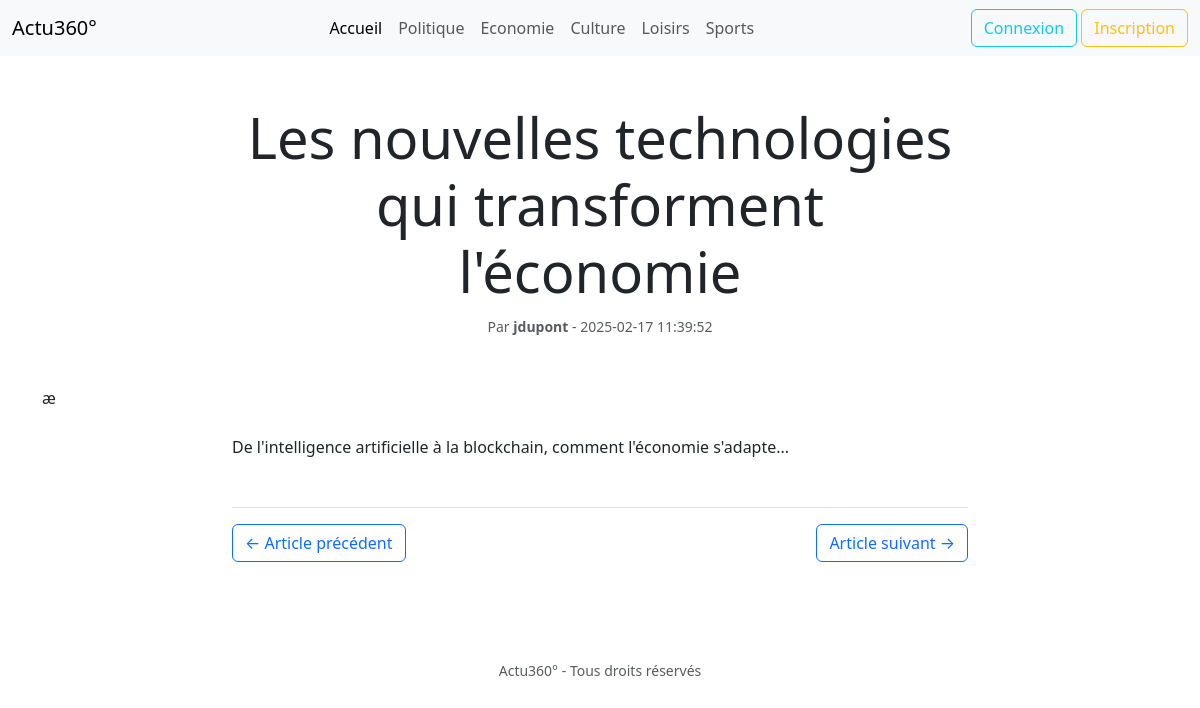
Screenshot of /article.php?slug=technologies-economie with the database file from the repository.
### tables this page shows
CREATE TABLE IF NOT EXISTS `category` (
  `id_category` int NOT NULL AUTO_INCREMENT,
  `name` varchar(255) NOT NULL,
  `slug` varchar(255) NOT NULL,
  `createdAt` datetime NOT NULL,
  `updatedAt` datetime NOT NULL,
  `deletedAt` datetime DEFAULT NULL,
  PRIMARY KEY (`id_category`)
);

CREATE TABLE IF NOT EXISTS `post` (
  `id_post` int NOT NULL AUTO_INCREMENT,
  `title` varchar(255) NOT NULL,
  `slug` varchar(255) NOT NULL,
  `content` text NOT NULL,
  `image` varchar(255) NOT NULL,
  `createdAt` datetime NOT NULL,
  `updatedAt` datetime NOT NULL,
  `deletedAt` datetime DEFAULT NULL,
  `id_category` int NOT NULL,
  `id_user` int NOT NULL,
  PRIMARY KEY (`id_post`),
  KEY `id_category` (`id_category`),
  KEY `id_user` (`id_user`)
);

CREATE TABLE IF NOT EXISTS `user` (
  `id_user` int NOT NULL AUTO_INCREMENT,
  `firstname` varchar(255) NOT NULL,
  `lastname` varchar(255) NOT NULL,
  `username` varchar(255) NOT NULL,
  `email` varchar(255) NOT NULL,
  `password` varchar(255) NOT NULL,
  `roles` varchar(255) NOT NULL,
  `createdAt` datetime NOT NULL,
  `updatedAt` datetime NOT NULL,
  `deletedAt` datetime DEFAULT NULL,
  PRIMARY KEY (`id_user`)
);

### helpers/category.helper.php (called while the page is built, shortened)
<?php
function getCategories(): array {
    global $dbh;
    $query = $dbh->query('SELECT * FROM category');
    return $query->fetchAll();
}

### helpers/post.helper.php (called while the page is built, shortened)
<?php
function getPostBySlug(string $slug): array {
    global $dbh;
    $sql = 'SELECT p.*, u.username FROM post p
               INNER JOIN user u ON p.id_user = u.id_user
                WHERE p.slug = :slug';
    $query = $dbh->prepare($sql);
    $query->bindValue(':slug', $slug,PDO::PARAM_STR );
    $query->execute();
    return $query->fetch();
}

### article.php (the view, shortened to what this page needs)
<?php
require_once 'partials/header.php';
$post = getPostBySlug($_GET['slug']);
?>
    <main>
        <div class="container py-5">
            <div class="row mb-4">
                <div class="col-lg-8 mx-auto text-center">
                    <h1 class="display-4"><?= $post['title'] ?></h1>
                    <div class="text-muted mb-4">
                        <small>Par <strong><?= $post['username'] ?></strong> - <?= $post['createdAt'] ?></small>
                    </div>
                </div>
            </div>æ
            <div class="row">
                <div class="col-lg-8 mx-auto">
                    <div class="article-content">
                        <p><?= $post['content'] ?></p>
                    </div>
                    <div class="d-flex justify-content-between mt-5 pt-3 border-top">
                        <a href="#" class="btn btn-outline-primary">&larr; Article précédent</a>
                        <a href="#" class="btn btn-outline-primary">Article suivant &rarr;</a>
                    </div>
                </div>
            </div>
        </div>
    </main>
<?php
require_once 'partials/footer.php';
?>

### partials/header.php (shortened to what this page needs)
<?php
    require_once 'config/database.php';
    require_once 'helpers/category.helper.php';
    require_once 'helpers/post.helper.php';
    $categories = getCategories();
?>
<!doctype html>
<html lang="fr">
<head>
    <link href="https://cdn.jsdelivr.net/npm/bootstrap@5.3.3/dist/css/bootstrap.min.css" rel="stylesheet"
>
</head>
<body>
<header>
    <nav class="navbar navbar-expand-lg bg-body-tertiary">
        <div class="container-fluid">
            <a class="navbar-brand" href="#">Actu360&deg;</a>
            <div class="collapse navbar-collapse" id="navbarText">
                <ul class="navbar-nav text-center mx-auto mb-2 mb-lg-0">
                    <li class="nav-item">
                        <a class="nav-link active" aria-current="page"
                           href="index.php">Accueil</a>
                    </li>
                    <?php foreach ($categories as $category) : ?>
                        <li class="nav-item">
                            <a class="nav-link"
                               href="categorie.php?slug=<?= $category['slug'] ?>">
                                <?= $category['name'] ?>
                            </a>
                        </li>
                    <?php endforeach; ?>
                </ul>
                <div class="text-right">
                    <a class="nav-item btn btn-outline-info" href="#">Connexion</a>
                    <a class="nav-item btn btn-outline-warning" href="#">Inscription</a>
                </div>
            </div>
        </div>
    </nav>
</header>

### rows the page displays
category: name "Politique"
category: name "Economie"
category: name "Culture"
category: name "Loisirs"
category: name "Sports"
post: title "Les nouvelles technologies qui transforment l'économie", id_user.username "jdupont", createdAt "2025-02-17 11:39:52", content "De l'intelligence artificielle à la blockchain, comment l'économie s'adapte..."
